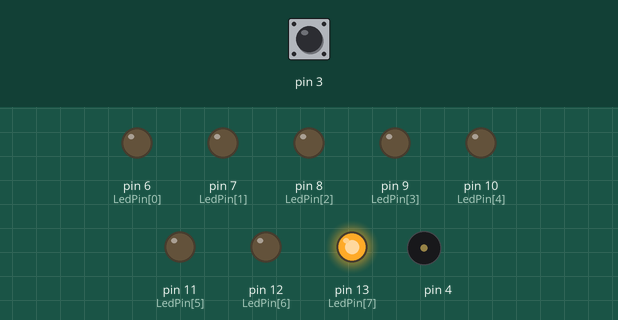
The sketch below on a simulated Arduino Uno, built with avr-gcc and run on an emulated ATmega328P. Shown: output pins drawn as LEDs (lit = HIGH), buzzer (waves = sounding). The test bench sets the inputs (shaded band); at power-on: pin 3 HIGH.

Above: at 0.3 s.
At 0.9 s:
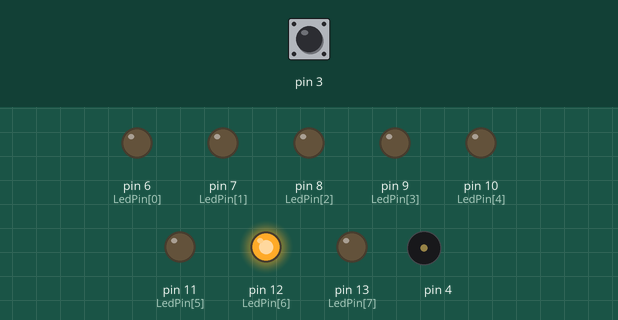
At 1.5 s:
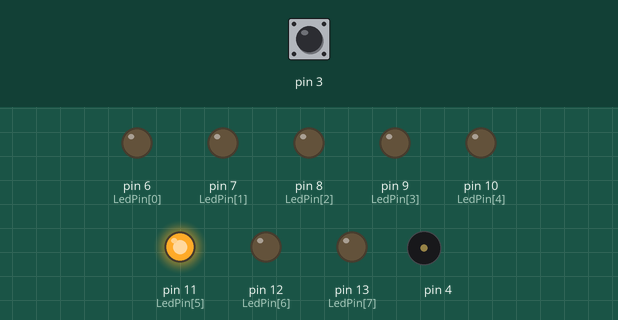
At 2.7 s:
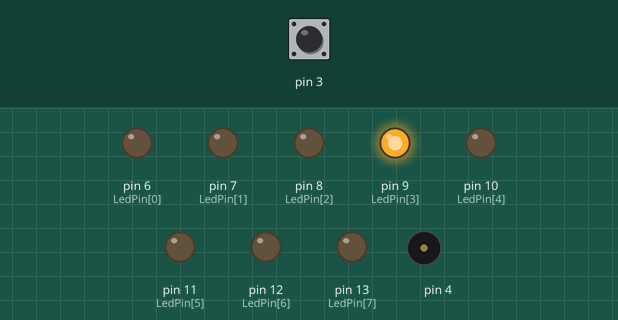
At 3.9 s:
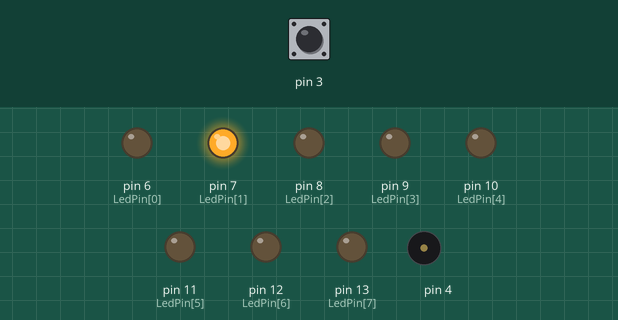
At 5.5 s:
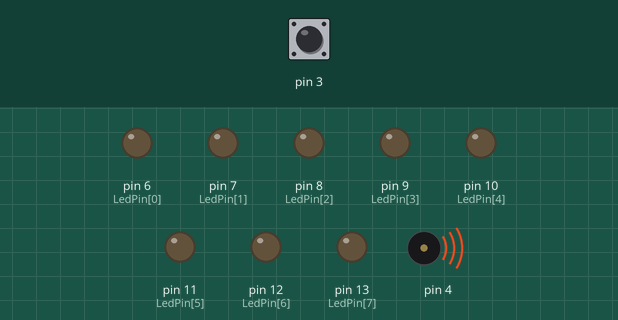
Timing chart, 0 to 8.2 s (numbered marks = the images above):
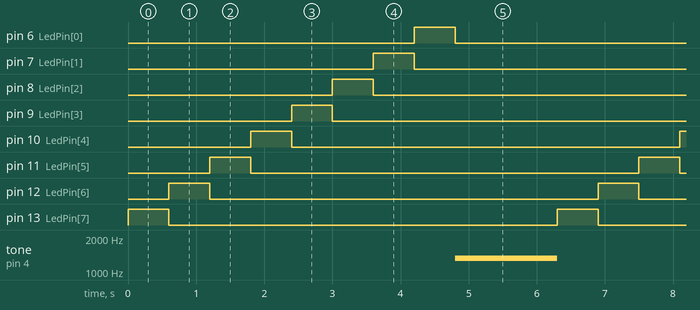

Measured:
- by itself, tone on pin 4: alternates 1319 Hz for 1.5 s and silent for 4.8 s
- by itself, pin 6 (LedPin[0]), pin 7 (LedPin[1]), pin 8 (LedPin[2]), pin 9 (LedPin[3]), pin 10 (LedPin[4]), pin 11 (LedPin[5]), pin 12 (LedPin[6]), pin 13 (LedPin[7]): alternates HIGH for 0.60 s and LOW for 5.7 s

The sketch:

1-2.ino
```cpp
int LedPin[8]={6,7,8,9,10,11,12,13};
int i=0;

void setup()
{
for(i=0;i<8;i++)
pinMode(LedPin[i],OUTPUT);
pinMode(3, INPUT);
}

void loop()
{
while(digitalRead(3)!=1);
while(1)
{
  for(i=7;i>=0;i--)
  {
    digitalWrite(LedPin[i],HIGH);
    delay(600);
    digitalWrite(LedPin[i],LOW);
      }
      tone(4,1319,1500);
      delay(1500);
}
}
```
